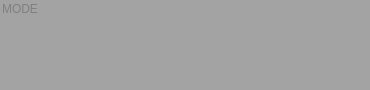
     <widget class="QGroupBox" name="mode_groupbox">
      <property name="geometry">
       <rect>
        <x>30</x>
        <y>290</y>
        <width>370</width>
        <height>90</height>
       </rect>
      </property>
      <property name="styleSheet">
       <string notr="true">QGroupBox{
	background-color:rgba(0, 0, 0, 51);
	color:#7f7f7f;
	border:none;
}
QPushButton{
	border:none;
	background: none;
}
</string>
      </property>
      <property name="title">
       <string>MODE</string>
      </property>
      <property name="checkable">
       <bool>false</bool>
      </property>
      <widget class="QWidget" name="horizontalLayoutWidget_2">
       <property name="geometry">
        <rect>
         <x>40</x>
         <y>30</y>
         <width>291</width>
         <height>51</height>
        </rect>
       </property>
       <layout class="QHBoxLayout" name="horizontalLayout">
        <item>
         <widget class="QPushButton" name="cb_freestyle">
          <property name="sizePolicy">
           <sizepolicy hsizetype="Fixed" vsizetype="Fixed">
            <horstretch>0</horstretch>
            <verstretch>0</verstretch>
           </sizepolicy>
          </property>
          <property name="icon">
           <iconset>
            <normaloff>../images/freestyle_off.png</normaloff>
            <normalon>../images/freestyle_on.png</normalon>../images/freestyle_off.png</iconset>
          </property>
          <property name="iconSize">
           <size>
            <width>73</width>
            <height>40</height>
           </size>
          </property>
          <property name="checkable">
           <bool>true</bool>
          </property>
          <property name="checked">
           <bool>true</bool>
          </property>
          <property name="autoExclusive">
           <bool>true</bool>
          </property>
         </widget>
        </item>
        <item>
         <widget class="QPushButton" name="cb_online">
          <property name="sizePolicy">
           <sizepolicy hsizetype="Fixed" vsizetype="Fixed">
            <horstretch>0</horstretch>
            <verstretch>0</verstretch>
           </sizepolicy>
          </property>
          <property name="icon">
           <iconset>
            <normaloff>../images/online_off.png</normaloff>
            <normalon>../images/online_on.png</normalon>../images/online_off.png</iconset>
          </property>
          <property name="iconSize">
           <size>
            <width>50</width>
            <height>48</height>
           </size>
          </property>
          <property name="checkable">
           <bool>true</bool>
          </property>
          <property name="autoExclusive">
           <bool>true</bool>
          </property>
         </widget>
        </item>
       </layout>
      </widget>
     </widget>
